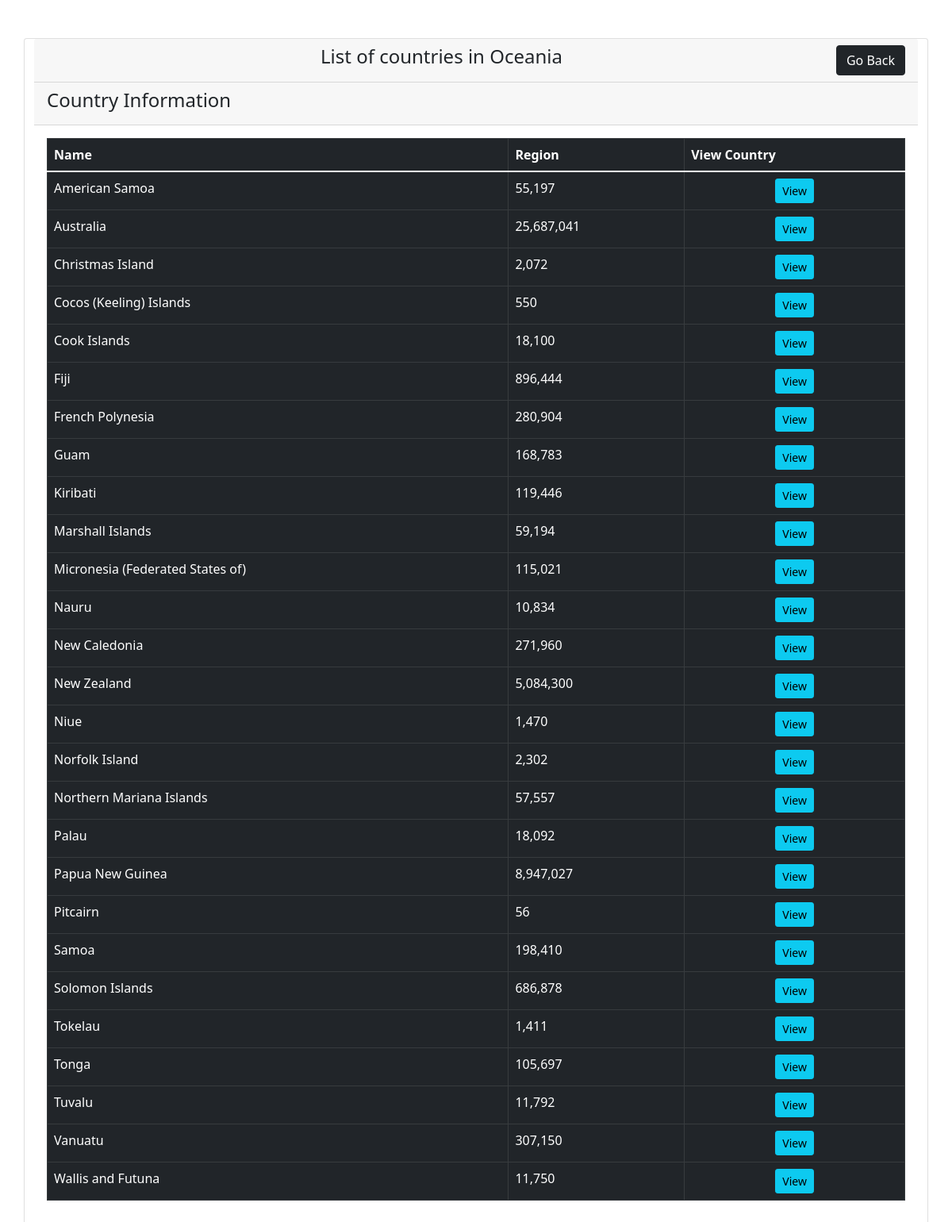
The app's page /view_region.php?region=Oceania with its own data.
### tables this page shows
CREATE TABLE `countries` (
  `country_id` int(11) NOT NULL,
  `name` varchar(255) NOT NULL,
  `region` varchar(255) NOT NULL,
  `population` varchar(255) NOT NULL,
  `country_comment_count` int(11) NOT NULL,
  `favorites` int(11) NOT NULL
);

### view_region.php (the view)
<?php
include "includes/header.php";
include "dbcon.php";
?>
<?php
if(isset($_GET['region'])) {
    $the_country_region = mysqli_real_escape_string($connect, $_GET['region']);
}
?>
<div class="container mt-5">
    <div class="row">
        <div class="card">
            <div class="card-header">
                <h4 class="text-center"> List of countries in <?php echo $the_country_region; ?>
                    <a href="homepage.php" class="btn btn-dark float-end">Go Back</a>
                </h4>
            </div>
            <div class="card-header">
                <h4>
                    Country Information
                </h4>
            </div>
            <div class="card-body">
                <table class="table table-bordered table-dark">
                    <thead>
                        <tr>
                            <th>Name</th>
                            <th>Region</th>
                            <th>View Country</th>
                        </tr>
                    </thead>
                    <tbody>
                        <?php
                        $query = "SELECT * FROM countries WHERE region = '$the_country_region'";
                        $select_countries = mysqli_query($connect, $query);
                        while($row = mysqli_fetch_assoc($select_countries)) {
                            $country_id = $row['country_id'];
                            $country_name = $row['name'];
                            $country_population = $row['population'];
                            $format = number_format($country_population);
                            echo "<tr>";
                            echo "<td>{$country_name}</td>";
                            echo "<td>{$format}</td>";
                            echo "<td class='col text-center'><a href='view_country.php?country_id={$country_id}'class='btn btn-info btn-sm'>View</a></td>";
                            echo "</tr>";
                        }
                        ?>
                    </tbody>
                </table>
            </div>
        </div>
    </div>
</div>
<?php
include "includes/footer.php";
?>

### records on screen
countries: name "American Samoa", population "55,197"
countries: name "Australia", population "25,687,041"
countries: name "Christmas Island", population "2,072"
countries: name "Cocos (Keeling) Islands", population "550"
countries: name "Cook Islands", population "18,100"
countries: name "Fiji", population "896,444"
countries: name "French Polynesia", population "280,904"
countries: name "Guam", population "168,783"
countries: name "Kiribati", population "119,446"
countries: name "Marshall Islands", population "59,194"
countries: name "Micronesia (Federated States of)", population "115,021"
countries: name "Nauru", population "10,834"
countries: name "New Caledonia", population "271,960"
countries: name "New Zealand", population "5,084,300"
countries: name "Niue", population "1,470"
countries: name "Norfolk Island", population "2,302"
countries: name "Northern Mariana Islands", population "57,557"
countries: name "Palau", population "18,092"
countries: name "Papua New Guinea", population "8,947,027"
countries: name "Pitcairn", population "56"
countries: name "Samoa", population "198,410"
countries: name "Solomon Islands", population "686,878"
countries: name "Tokelau", population "1,411"
countries: name "Tonga", population "105,697"
countries: name "Tuvalu", population "11,792"
countries: name "Vanuatu", population "307,150"
countries: name "Wallis and Futuna", population "11,750"

### other values on screen
$the_country_region "Oceania"
